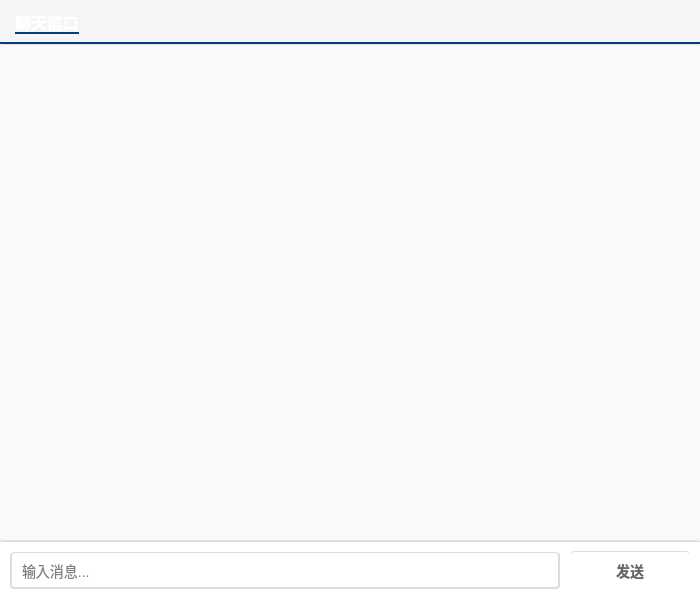
<?xml version="1.0" encoding="UTF-8"?>
<ui version="4.0">
 <class>ChatWindow</class>
 <widget class="QWidget" name="ChatWindow">
  <property name="geometry">
   <rect>
    <x>0</x>
    <y>0</y>
    <width>700</width>
    <height>600</height>
   </rect>
  </property>
  <property name="windowTitle">
   <string>聊天窗口</string>
  </property>
  <property name="styleSheet">
   <string notr="true">QWidget {
    background: #f5f5f5;
}

QLineEdit {
    padding: 8px;
    border: 2px solid #ddd;
    border-radius: 4px;
    font-size: 14px;
    background: white;
}

QLineEdit:focus {
    border-color: #0078d4;
}

QPushButton {
    background: qlineargradient(x1:0, y1:0, x2:0, y2:1,
        stop:0 #0078d4, stop:1 #005a9e);
    color: white;
    border: none;
    padding: 8px 20px;
    border-radius: 4px;
    font-size: 14px;
    font-weight: bold;
    min-width: 80px;
}

QPushButton:hover {
    background: qlineargradient(x1:0, y1:0, x2:0, y2:1,
        stop:0 #1084e4, stop:1 #006ab8);
}

QPushButton:pressed {
    background: qlineargradient(x1:0, y1:0, x2:0, y2:1,
        stop:0 #005a9e, stop:1 #004080);
}

QPushButton:disabled {
    background: #ccc;
    color: #666;
}

QTextEdit {
    border: 1px solid #ddd;
    border-radius: 4px;
    background: white;
    font-size: 14px;
    padding: 5px;
}

QLabel {
    color: #333;
}</string>
  </property>
  <layout class="QVBoxLayout" name="verticalLayout">
   <property name="spacing">
    <number>0</number>
   </property>
   <property name="leftMargin">
    <number>0</number>
   </property>
   <property name="topMargin">
    <number>0</number>
   </property>
   <property name="rightMargin">
    <number>0</number>
   </property>
   <property name="bottomMargin">
    <number>0</number>
   </property>
   <item>
    <widget class="QWidget" name="headerWidget" native="true">
     <property name="styleSheet">
      <string notr="true">QWidget {
    background: qlineargradient(x1:0, y1:0, x2:0, y2:1,
        stop:0 #0078d4, stop:1 #005a9e);
    border-bottom: 2px solid #004080;
}</string>
     </property>
     <layout class="QHBoxLayout" name="horizontalLayout">
      <property name="spacing">
       <number>10</number>
      </property>
      <property name="leftMargin">
       <number>15</number>
      </property>
      <property name="topMargin">
       <number>10</number>
      </property>
      <property name="rightMargin">
       <number>15</number>
      </property>
      <property name="bottomMargin">
       <number>10</number>
      </property>
      <item>
       <widget class="QLabel" name="titleLabel">
        <property name="text">
         <string>聊天窗口</string>
        </property>
        <property name="styleSheet">
         <string notr="true">QLabel {
    color: white;
    font-size: 16px;
    font-weight: bold;
}</string>
        </property>
       </widget>
      </item>
      <item>
       <spacer name="horizontalSpacer">
        <property name="orientation">
         <enum>Qt::Horizontal</enum>
        </property>
        <property name="sizeHint" stdset="0">
         <size>
          <width>40</width>
          <height>20</height>
         </size>
        </property>
       </spacer>
      </item>
     </layout>
    </widget>
   </item>
   <item>
    <widget class="QTextEdit" name="messageList">
     <property name="readOnly">
      <bool>true</bool>
     </property>
     <property name="styleSheet">
      <string notr="true">QTextEdit {
    background: #fafafa;
    border: none;
    border-top: 1px solid #e0e0e0;
    border-bottom: 1px solid #e0e0e0;
    padding: 10px;
    font-size: 14px;
    line-height: 1.6;
}</string>
     </property>
    </widget>
   </item>
   <item>
    <widget class="QWidget" name="inputWidget" native="true">
     <property name="styleSheet">
      <string notr="true">QWidget {
    background: white;
    border-top: 1px solid #ddd;
}</string>
     </property>
     <layout class="QHBoxLayout" name="inputLayout">
      <property name="spacing">
       <number>10</number>
      </property>
      <property name="leftMargin">
       <number>10</number>
      </property>
      <property name="topMargin">
       <number>10</number>
      </property>
      <property name="rightMargin">
       <number>10</number>
      </property>
      <property name="bottomMargin">
       <number>10</number>
      </property>
      <item>
       <widget class="QLineEdit" name="inputEdit">
        <property name="placeholderText">
         <string>输入消息...</string>
        </property>
       </widget>
      </item>
      <item>
       <widget class="QPushButton" name="sendButton">
        <property name="text">
         <string>发送</string>
        </property>
        <property name="enabled">
         <bool>false</bool>
        </property>
       </widget>
      </item>
     </layout>
    </widget>
   </item>
  </layout>
 </widget>
 <resources/>
 <connections/>
</ui>
